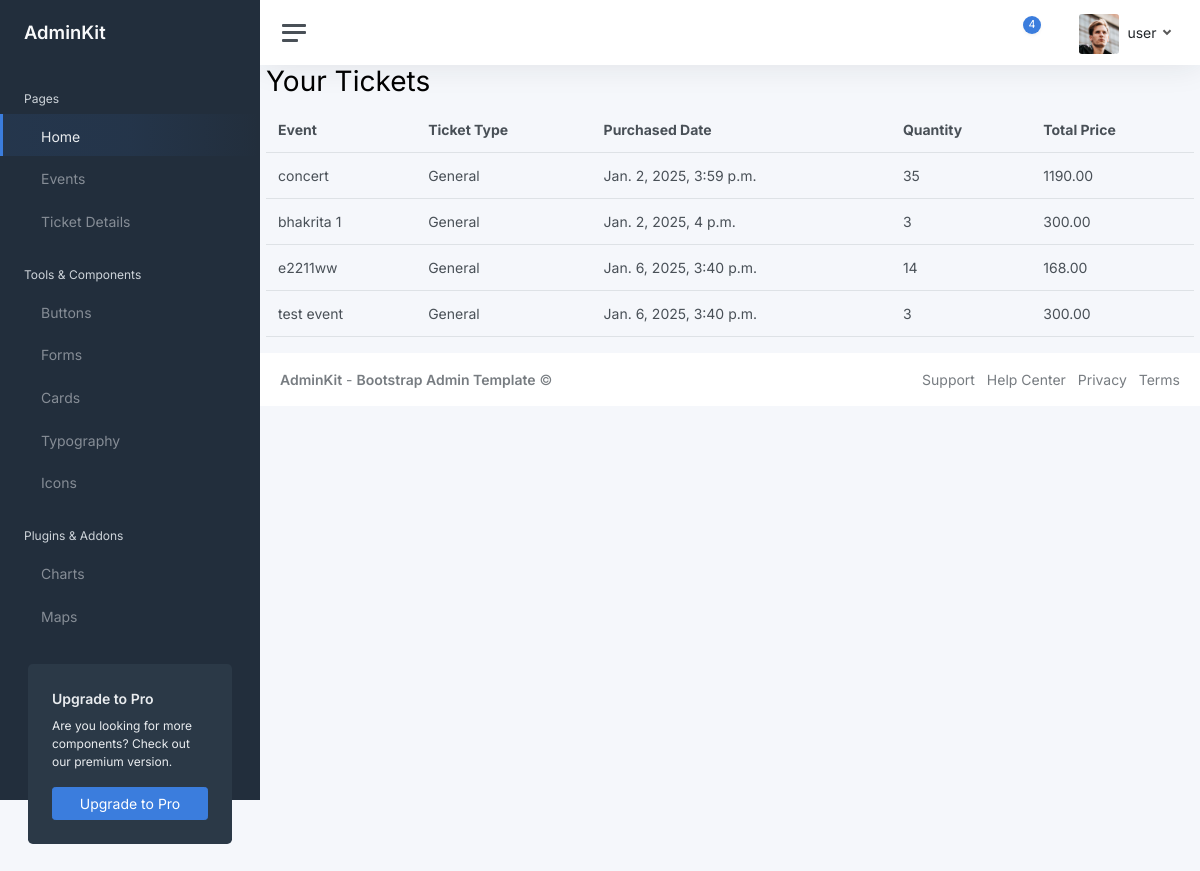
/user_ticket/ (signed in), run on the app's committed database.
### ticket_app/models.py (models this page shows, shortened)
class Ticket (models.Model):
    ticket_uuid= models.UUIDField(default=uuid.uuid4)
    event_details = models.ForeignKey(Event, on_delete= models.CASCADE)
    user_details = models.ForeignKey (User, on_delete=models.CASCADE)
    total_price = models.DecimalField(max_digits=8, decimal_places=2)
    ticket_quantity = models.IntegerField()
    ticket_purchase_date = models.DateTimeField(default=datetime.now)
    General = 'General'
    Fanpit = 'Fanpit'
    VIP = 'VIP'
    Ticket_CHOICES = [
        (General, 'General'),
        (Fanpit, 'Fanpit'),
        (VIP, 'Vip'),
    ]
    status = models.CharField(max_length=7, choices=Ticket_CHOICES, default=General)

class Event (models.Model):
    event_title = models.CharField(max_length= 200, unique=True)
    event_description = models.TextField('Description of event: ')
    event_date = models.DateField()
    event_time = models.TimeField ()
    event_address = models.TextField()
    event_capacity = models.IntegerField()
    event_price = models.DecimalField(max_digits=8, decimal_places=2)
    event_uuid= models.UUIDField(default=uuid.uuid4)

### ticket_app/views.py (the view)
# urls.py: path('user_ticket/', views.user_ticket, name='user_ticket'),
def user_ticket(request):
    ticket = Ticket.objects.filter(user_details=request.user)
    return render(request, 'user_ticket.html', {'ticket': ticket})

### ticket_app/context_processors.py (called while the page is built)
def admin_context(request):
    if request.user.is_authenticated:
        user_groups = request.user.groups.values_list('name', flat=True)
        is_admin = 'Admin' in user_groups
        is_user = 'User' in user_groups
    else:
        is_admin = False
        is_user = False
    return {
        'is_admin': is_admin,
        'is_user' : is_user,
    }

### templates/user_ticket.html (shortened to what this page needs)
{% extends "base.html" %}
{% load static %}
{% block Mainblock %}
<!DOCTYPE html>
<html lang="en">
<head>
</head>
<body>
    <div class="container">
        <h1>Your Tickets</h1>
        {% if ticket %}
            <table class="table">
                <thead>
                    <tr>
                        <th>Event</th>
                        <th>Ticket Type</th>
                        <th> Purchased Date </th>
                        <th>Quantity</th>
                        <th>Total Price</th>
                    </tr>
                </thead>
                <tbody>
                    {% for ticket in ticket %}
                        <tr>
                            <td>{{ ticket.event_details.event_title }}</td>
                            <td>{{ ticket.status }}</td>
                            <td> {{ticket.ticket_purchase_date}} </td>
                            <td>{{ ticket.ticket_quantity }}</td>
                            <td>{{ ticket.total_price }}</td>
                        </tr>
                    {% endfor %}
                </tbody>
            </table>
        {% else %}
            <p>You have no tickets.</p>
        {% endif %}
    </div>
</body>
</html>
{%endblock%}

### templates/base.html (shortened to what this page needs)
<!DOCTYPE html>
<html lang="en">
  {% load static %}
  <head>
    <link href="{% static 'css/app.css' %}" rel="stylesheet" />
  </head>
  <body>
    <div class="wrapper">
    {% if user.is_authenticated %}
      <nav id="sidebar" class="sidebar js-sidebar">
        <div class="sidebar-content js-simplebar">
          <a class="sidebar-brand" href="index.html">
            <span class="align-middle">AdminKit</span>
          </a>
          <ul class="sidebar-nav">
            <li class="sidebar-header">Pages</li>
            <li class="sidebar-item active">
              {% if is_admin %}
              <a class="sidebar-link" href="{% url 'admin_app:admin_home' %}">
                  <i class="align-middle" data-feather="sliders"></i>
                  <span class="align-middle">Dashboard</span>
              </a>
              {% elif is_user %}
              <a class="sidebar-link" href="/user_dashboard/">
                <span class="align-middle">Home</span>
              </a>
              {% endif %}
          </li>
            <li class="sidebar-item">
              <a class="sidebar-link" href="/events/">
                <span class="align-middle">Events</span>
              </a>
            </li>
            <li class="sidebar-item">
              {% if is_user %}
              <a class="sidebar-link" href="/user_ticket/">
                <span class="align-middle">Ticket Details</span>
              </a>
              {% endif %}
            </li>
            <li class="sidebar-header">Tools & Components</li>
            <li class="sidebar-item">
              <a class="sidebar-link" href="ui-buttons.html">
                <span class="align-middle">Buttons</span>
              </a>
            </li>
            <li class="sidebar-item">
              <a class="sidebar-link" href="ui-forms.html">
                <span class="align-middle">Forms</span>
              </a>
            </li>
            <li class="sidebar-item">
              <a class="sidebar-link" href="ui-cards.html">
                <span class="align-middle">Cards</span>
              </a>
            </li>
            <li class="sidebar-item">
              <a class="sidebar-link" href="ui-typography.html">
                <span class="align-middle">Typography</span>
              </a>
            </li>
            <li class="sidebar-item">
              <a class="sidebar-link" href="icons-feather.html">
                <span class="align-middle">Icons</span>
              </a>
            </li>
            <li class="sidebar-header">Plugins & Addons</li>
            <li class="sidebar-item">
              <a class="sidebar-link" href="charts-chartjs.html">
                <span class="align-middle">Charts</span>
              </a>
            </li>
            <li class="sidebar-item">
              <a class="sidebar-link" href="maps-google.html">
                <span class="align-middle">Maps</span>
              </a>
            </li>
          </ul>
          <div class="sidebar-cta">
            <div class="sidebar-cta-content">
              <strong class="d-inline-block mb-2">Upgrade to Pro</strong>
              <div class="mb-3 text-sm">
                Are you looking for more components? Check out our premium
                version.
              </div>
              <div class="d-grid">
                <a href="upgrade-to-pro.html" class="btn btn-primary"
                  >Upgrade to Pro</a
                >
              </div>
            </div>
          </div>
        </div>
      </nav>
      <div class="main">
        <nav class="navbar navbar-expand navbar-light navbar-bg">
          <a class="sidebar-toggle js-sidebar-toggle">
            <i class="hamburger align-self-center"></i>
          </a>
          <div class="navbar-collapse collapse">
            <ul class="navbar-nav navbar-align">
              <li class="nav-item dropdown">
                <a
                  class="nav-icon dropdown-toggle"
                  href="#"
                  id="alertsDropdown"
                  data-bs-toggle="dropdown"
                >
                  <div class="position-relative">
                    <span class="indicator">4</span>
                  </div>
                </a>
              </li>
              <li class="nav-item dropdown">
                <a
                  class="nav-icon dropdown-toggle"
                  href="#"
                  id="messagesDropdown"
                  data-bs-toggle="dropdown"
                >
                </a>
              </li>
              <li class="nav-item dropdown">
                <a
                  class="nav-link dropdown-toggle d-none d-sm-inline-block"
                  href="#"
                  data-bs-toggle="dropdown"
                >
                  <img
                    src="{% static 'img/avatars/avatar.jpg' %}"
                    class="avatar img-fluid rounded me-1"
                    alt="{{ user.username }}"
                  />
                  <span class="text-dark">{{ user.username }}</span>
                </a>
              </li>
            </ul>
          </div>
        </nav>
	{% else %}
        <a href="{% url 'ticket_app:sign_in' %}"></a>
    {% endif %}
	{% block Mainblock %}
	{%endblock%}
        <footer class="footer">
          <div class="container-fluid">
            <div class="row text-muted">
              <div class="col-6 text-start">
                <p class="mb-0">
                  <a
                    class="text-muted"
                    href="https://adminkit.io/"
                    target="_blank"
                    ><strong>AdminKit</strong></a
                  >
                  -
                  <a
                    class="text-muted"
                    href="https://adminkit.io/"
                    target="_blank"
                    ><strong>Bootstrap Admin Template</strong></a
                  >
                  &copy;
                </p>
              </div>
              <div class="col-6 text-end">
                <ul class="list-inline">
                  <li class="list-inline-item">
                    <a
                      class="text-muted"
                      href="https://adminkit.io/"
                      target="_blank"
                      >Support</a
                    >
                  </li>
                  <li class="list-inline-item">
                    <a
                      class="text-muted"
                      href="https://adminkit.io/"
                      target="_blank"
                      >Help Center</a
                    >
                  </li>
                  <li class="list-inline-item">
                    <a
                      class="text-muted"
                      href="https://adminkit.io/"
                      target="_blank"
                      >Privacy</a
                    >
                  </li>
                  <li class="list-inline-item">
                    <a
                      class="text-muted"
                      href="https://adminkit.io/"
                      target="_blank"
                      >Terms</a
                    >
                  </li>
                </ul>
              </div>
            </div>
          </div>
        </footer>
      </div>
    </div>
  </body>
</html>

### data on the page
Ticket: event_details.event_title "concert", status "General", ticket_purchase_date "Jan. 2, 2025, 3:59 p.m.", ticket_quantity "35", total_price "1190.00"
Ticket: event_details.event_title "bhakrita 1", status "General", ticket_purchase_date "Jan. 2, 2025, 4 p.m.", ticket_quantity "3", total_price "300.00"
Ticket: event_details.event_title "e2211ww", status "General", ticket_purchase_date "Jan. 6, 2025, 3:40 p.m.", ticket_quantity "14", total_price "168.00"
Ticket: event_details.event_title "test event", status "General", ticket_purchase_date "Jan. 6, 2025, 3:40 p.m.", ticket_quantity "3", total_price "300.00"

### other printed values
{{ user.username }} "user"
